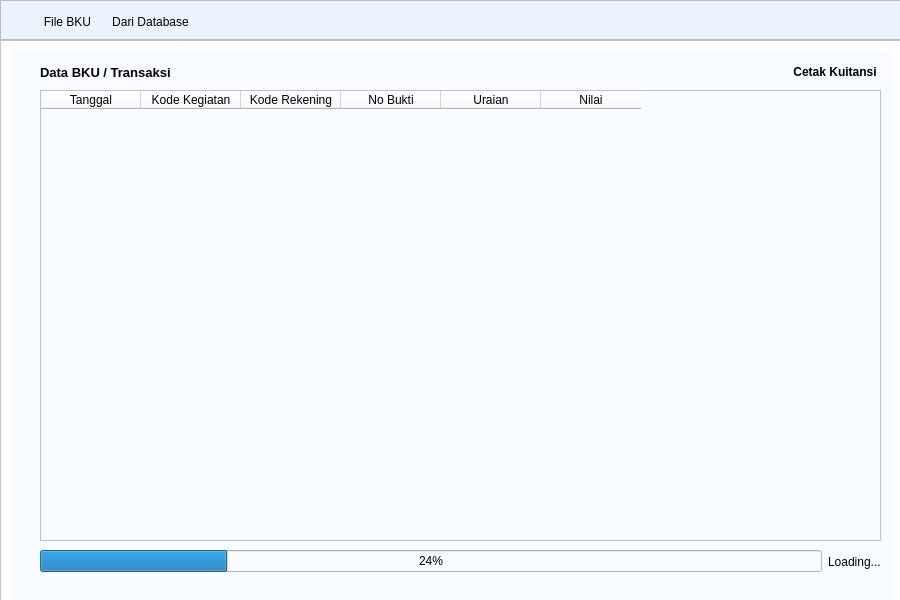
<?xml version='1.0' encoding='utf-8'?>
<ui version="4.0">
 <class>MainWindow</class>
 <widget class="QMainWindow" name="MainWindow">
  <property name="geometry">
   <rect>
    <x>0</x>
    <y>0</y>
    <width>900</width>
    <height>600</height>
   </rect>
  </property>
  <property name="minimumSize">
   <size>
    <width>900</width>
    <height>600</height>
   </size>
  </property>
  <property name="windowTitle">
   <string>Aplikasi Cetak Kuitansi BOS</string>
  </property>
  <property name="autoFillBackground">
   <bool>false</bool>
  </property>
  <property name="styleSheet">
   <string notr="true" />
  </property>
  <widget class="QWidget" name="centralwidget">
   <widget class="QWidget" name="layoutWidget">
    <property name="geometry">
     <rect>
      <x>0</x>
      <y>0</y>
      <width>902</width>
      <height>702</height>
     </rect>
    </property>
    <layout class="QVBoxLayout" name="verticalLayout">
     <property name="spacing">
      <number>0</number>
     </property>
     <property name="sizeConstraint">
      <enum>QLayout::SetMinAndMaxSize</enum>
     </property>
     <item>
      <widget class="QFrame" name="menu">
       <property name="minimumSize">
        <size>
         <width>900</width>
         <height>40</height>
        </size>
       </property>
       <property name="styleSheet">
        <string notr="true">background-color: rgb(233, 244, 255);</string>
       </property>
       <property name="frameShape">
        <enum>QFrame::StyledPanel</enum>
       </property>
       <property name="frameShadow">
        <enum>QFrame::Raised</enum>
       </property>
       <widget class="QPushButton" name="btn_from_bku">
        <property name="geometry">
         <rect>
          <x>30</x>
          <y>10</y>
          <width>75</width>
          <height>23</height>
         </rect>
        </property>
        <property name="text">
         <string>File BKU</string>
        </property>
        <property name="icon">
         <iconset>
          <normaloff>resources/logo_pdf.png</normaloff>resources/logo_pdf.png</iconset>
        </property>
        <property name="flat">
         <bool>true</bool>
        </property>
       </widget>
       <widget class="QPushButton" name="btn_from_db">
        <property name="geometry">
         <rect>
          <x>100</x>
          <y>10</y>
          <width>101</width>
          <height>23</height>
         </rect>
        </property>
        <property name="text">
         <string>Dari Database</string>
        </property>
        <property name="icon">
         <iconset>
          <normaloff>resources/logo_db.png</normaloff>resources/logo_db.png</iconset>
        </property>
        <property name="flat">
         <bool>true</bool>
        </property>
       </widget>
       <widget class="QPushButton" name="btn_setting">
        <property name="geometry">
         <rect>
          <x>852</x>
          <y>4</y>
          <width>32</width>
          <height>32</height>
         </rect>
        </property>
        <property name="text">
         <string />
        </property>
        <property name="icon">
         <iconset>
          <normaloff>resources/icon_gear.png</normaloff>resources/icon_gear.png</iconset>
        </property>
        <property name="iconSize">
         <size>
          <width>28</width>
          <height>28</height>
         </size>
        </property>
        <property name="flat">
         <bool>true</bool>
        </property>
       </widget>
      </widget>
     </item>
     <item>
      <widget class="QFrame" name="utama">
       <property name="minimumSize">
        <size>
         <width>900</width>
         <height>660</height>
        </size>
       </property>
       <property name="styleSheet">
        <string notr="true">background-color: rgb(254, 254, 254);</string>
       </property>
       <property name="frameShape">
        <enum>QFrame::StyledPanel</enum>
       </property>
       <property name="frameShadow">
        <enum>QFrame::Raised</enum>
       </property>
       <layout class="QVBoxLayout" name="verticalLayout_2">
        <item>
         <widget class="QStackedWidget" name="stackedWidget">
          <property name="currentIndex">
           <number>0</number>
          </property>
          <widget class="QWidget" name="page_bku">
           <property name="styleSheet">
            <string notr="true">background-color: rgb(248, 251, 255);</string>
           </property>
           <widget class="QTableWidget" name="table_bku">
            <property name="geometry">
             <rect>
              <x>30</x>
              <y>40</y>
              <width>841</width>
              <height>451</height>
             </rect>
            </property>
            <column>
             <property name="text">
              <string>Tanggal</string>
             </property>
            </column>
            <column>
             <property name="text">
              <string>Kode Kegiatan</string>
             </property>
            </column>
            <column>
             <property name="text">
              <string>Kode Rekening</string>
             </property>
            </column>
            <column>
             <property name="text">
              <string>No Bukti</string>
             </property>
            </column>
            <column>
             <property name="text">
              <string>Uraian</string>
             </property>
            </column>
            <column>
             <property name="text">
              <string>Nilai</string>
             </property>
            </column>
           <property name="sizePolicy"><sizepolicy hsizetype="Expanding" vsizetype="Expanding"><horstretch>1</horstretch><verstretch>1</verstretch></sizepolicy></property></widget>
           <widget class="QWidget" name="">
            <property name="geometry">
             <rect>
              <x>30</x>
              <y>500</y>
              <width>841</width>
              <height>23</height>
             </rect>
            </property>
            <layout class="QHBoxLayout" name="horizontalLayout">
             <item>
              <widget class="QProgressBar" name="progress_bar">
               <property name="value">
                <number>24</number>
               </property>
               <property name="textVisible">
                <bool>true</bool>
               </property>
              </widget>
             </item>
             <item>
              <widget class="QLabel" name="label_loading">
               <property name="text">
                <string>Loading...</string>
               </property>
              </widget>
             </item>
            </layout>
           </widget>
           <widget class="QWidget" name="">
            <property name="geometry">
             <rect>
              <x>30</x>
              <y>10</y>
              <width>841</width>
              <height>25</height>
             </rect>
            </property>
            <layout class="QHBoxLayout" name="horizontalLayout_2">
             <item>
              <widget class="QLabel" name="label_bku">
               <property name="sizePolicy">
                <sizepolicy hsizetype="Preferred" vsizetype="Preferred">
                 <horstretch>1</horstretch>
                 <verstretch>0</verstretch>
                </sizepolicy>
               </property>
               <property name="font">
                <font>
                 <pointsize>10</pointsize>
                 <weight>75</weight>
                 <bold>true</bold>
                </font>
               </property>
               <property name="text">
                <string>Data BKU / Transaksi</string>
               </property>
              </widget>
             </item>
             <item>
              <widget class="QPushButton" name="btn_print_selected">
               <property name="sizePolicy">
                <sizepolicy hsizetype="Minimum" vsizetype="Fixed">
                 <horstretch>0</horstretch>
                 <verstretch>0</verstretch>
                </sizepolicy>
               </property>
               <property name="font">
                <font>
                 <weight>75</weight>
                 <bold>true</bold>
                </font>
               </property>
               <property name="cursor">
                <cursorShape>PointingHandCursor</cursorShape>
               </property>
               <property name="toolTip">
                <string>Cetak BKU Terpilih</string>
               </property>
               <property name="styleSheet">
                <string notr="true" />
               </property>
               <property name="text">
                <string>Cetak Kuitansi</string>
               </property>
               <property name="flat">
                <bool>true</bool>
               </property>
              </widget>
             </item>
            </layout>
           </widget>
          </widget>
          <widget class="QWidget" name="page_kuitansi">
           <widget class="QLabel" name="label">
            <property name="geometry">
             <rect>
              <x>30</x>
              <y>10</y>
              <width>101</width>
              <height>16</height>
             </rect>
            </property>
            <property name="font">
             <font>
              <pointsize>10</pointsize>
              <weight>75</weight>
              <bold>true</bold>
             </font>
            </property>
            <property name="text">
             <string>Kuitansi</string>
            </property>
           </widget>
          </widget>
         </widget>
        </item>
       </layout>
      </widget>
     </item>
    </layout>
   </widget>
  </widget>
  <action name="actionAmbil_File_BKU">
   <property name="text">
    <string>Ambil File BKU</string>
   </property>
  </action>
 <layout class="QVBoxLayout" name="verticalLayout_main"><item><widget class="QWidget" name="centralwidget">
   <widget class="QWidget" name="layoutWidget">
    <property name="geometry">
     <rect>
      <x>0</x>
      <y>0</y>
      <width>902</width>
      <height>702</height>
     </rect>
    </property>
    <layout class="QVBoxLayout" name="verticalLayout">
     <property name="spacing">
      <number>0</number>
     </property>
     <property name="sizeConstraint">
      <enum>QLayout::SetMinAndMaxSize</enum>
     </property>
     <item>
      <widget class="QFrame" name="menu">
       <property name="minimumSize">
        <size>
         <width>900</width>
         <height>40</height>
        </size>
       </property>
       <property name="styleSheet">
        <string notr="true">background-color: rgb(233, 244, 255);</string>
       </property>
       <property name="frameShape">
        <enum>QFrame::StyledPanel</enum>
       </property>
       <property name="frameShadow">
        <enum>QFrame::Raised</enum>
       </property>
       <widget class="QPushButton" name="btn_from_bku">
        <property name="geometry">
         <rect>
          <x>30</x>
          <y>10</y>
          <width>75</width>
          <height>23</height>
         </rect>
        </property>
        <property name="text">
         <string>File BKU</string>
        </property>
        <property name="icon">
         <iconset>
          <normaloff>resources/logo_pdf.png</normaloff>resources/logo_pdf.png</iconset>
        </property>
        <property name="flat">
         <bool>true</bool>
        </property>
       </widget>
       <widget class="QPushButton" name="btn_from_db">
        <property name="geometry">
         <rect>
          <x>100</x>
          <y>10</y>
          <width>101</width>
          <height>23</height>
         </rect>
        </property>
        <property name="text">
         <string>Dari Database</string>
        </property>
        <property name="icon">
         <iconset>
          <normaloff>resources/logo_db.png</normaloff>resources/logo_db.png</iconset>
        </property>
        <property name="flat">
         <bool>true</bool>
        </property>
       </widget>
       <widget class="QPushButton" name="btn_setting">
        <property name="geometry">
         <rect>
          <x>852</x>
          <y>4</y>
          <width>32</width>
          <height>32</height>
         </rect>
        </property>
        <property name="text">
         <string />
        </property>
        <property name="icon">
         <iconset>
          <normaloff>resources/icon_gear.png</normaloff>resources/icon_gear.png</iconset>
        </property>
        <property name="iconSize">
         <size>
          <width>28</width>
          <height>28</height>
         </size>
        </property>
        <property name="flat">
         <bool>true</bool>
        </property>
       </widget>
      </widget>
     </item>
     <item>
      <widget class="QFrame" name="utama">
       <property name="minimumSize">
        <size>
         <width>900</width>
         <height>660</height>
        </size>
       </property>
       <property name="styleSheet">
        <string notr="true">background-color: rgb(254, 254, 254);</string>
       </property>
       <property name="frameShape">
        <enum>QFrame::StyledPanel</enum>
       </property>
       <property name="frameShadow">
        <enum>QFrame::Raised</enum>
       </property>
       <layout class="QVBoxLayout" name="verticalLayout_2">
        <item>
         <widget class="QStackedWidget" name="stackedWidget">
          <property name="currentIndex">
           <number>0</number>
          </property>
          <widget class="QWidget" name="page_bku">
           <property name="styleSheet">
            <string notr="true">background-color: rgb(248, 251, 255);</string>
           </property>
           <widget class="QTableWidget" name="table_bku">
            <property name="geometry">
             <rect>
              <x>30</x>
              <y>40</y>
              <width>841</width>
              <height>451</height>
             </rect>
            </property>
            <column>
             <property name="text">
              <string>Tanggal</string>
             </property>
            </column>
            <column>
             <property name="text">
              <string>Kode Kegiatan</string>
             </property>
            </column>
            <column>
             <property name="text">
              <string>Kode Rekening</string>
             </property>
            </column>
            <column>
             <property name="text">
              <string>No Bukti</string>
             </property>
            </column>
            <column>
             <property name="text">
              <string>Uraian</string>
             </property>
            </column>
            <column>
             <property name="text">
              <string>Nilai</string>
             </property>
            </column>
           <property name="sizePolicy"><sizepolicy hsizetype="Expanding" vsizetype="Expanding"><horstretch>1</horstretch><verstretch>1</verstretch></sizepolicy></property></widget>
           <widget class="QWidget" name="">
            <property name="geometry">
             <rect>
              <x>30</x>
              <y>500</y>
              <width>841</width>
              <height>23</height>
             </rect>
            </property>
            <layout class="QHBoxLayout" name="horizontalLayout">
             <item>
              <widget class="QProgressBar" name="progress_bar">
               <property name="value">
                <number>24</number>
               </property>
               <property name="textVisible">
                <bool>true</bool>
               </property>
              </widget>
             </item>
             <item>
              <widget class="QLabel" name="label_loading">
               <property name="text">
                <string>Loading...</string>
               </property>
              </widget>
             </item>
            </layout>
           </widget>
           <widget class="QWidget" name="">
            <property name="geometry">
             <rect>
              <x>30</x>
              <y>10</y>
              <width>841</width>
              <height>25</height>
             </rect>
            </property>
            <layout class="QHBoxLayout" name="horizontalLayout_2">
             <item>
              <widget class="QLabel" name="label_bku">
               <property name="sizePolicy">
                <sizepolicy hsizetype="Preferred" vsizetype="Preferred">
                 <horstretch>1</horstretch>
                 <verstretch>0</verstretch>
                </sizepolicy>
               </property>
               <property name="font">
                <font>
                 <pointsize>10</pointsize>
                 <weight>75</weight>
                 <bold>true</bold>
                </font>
               </property>
               <property name="text">
                <string>Data BKU / Transaksi</string>
               </property>
              </widget>
             </item>
             <item>
              <widget class="QPushButton" name="btn_print_selected">
               <property name="sizePolicy">
                <sizepolicy hsizetype="Minimum" vsizetype="Fixed">
                 <horstretch>0</horstretch>
                 <verstretch>0</verstretch>
                </sizepolicy>
               </property>
               <property name="font">
                <font>
                 <weight>75</weight>
                 <bold>true</bold>
                </font>
               </property>
               <property name="cursor">
                <cursorShape>PointingHandCursor</cursorShape>
               </property>
               <property name="toolTip">
                <string>Cetak BKU Terpilih</string>
               </property>
               <property name="styleSheet">
                <string notr="true" />
               </property>
               <property name="text">
                <string>Cetak Kuitansi</string>
               </property>
               <property name="flat">
                <bool>true</bool>
               </property>
              </widget>
             </item>
            </layout>
           </widget>
          </widget>
          <widget class="QWidget" name="page_kuitansi">
           <widget class="QLabel" name="label">
            <property name="geometry">
             <rect>
              <x>30</x>
              <y>10</y>
              <width>101</width>
              <height>16</height>
             </rect>
            </property>
            <property name="font">
             <font>
              <pointsize>10</pointsize>
              <weight>75</weight>
              <bold>true</bold>
             </font>
            </property>
            <property name="text">
             <string>Kuitansi</string>
            </property>
           </widget>
          </widget>
         </widget>
        </item>
       </layout>
      </widget>
     </item>
    </layout>
   </widget>
  </widget>
  </item></layout></widget>
 <resources />
 <connections />
</ui>
